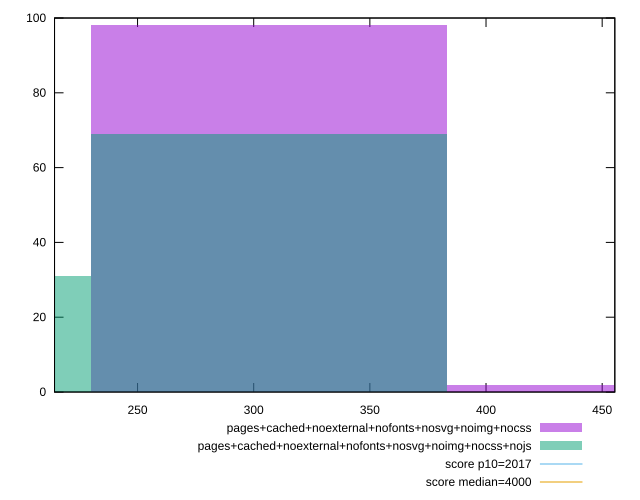

The script that saved this image:
reset

$pagesCachedNoexternalNofontsNosvgNoimgNocss <<EOF
306.4085495303545 98
459.6128242955317 2
EOF

$pagesCachedNoexternalNofontsNosvgNoimgNocssNojs <<EOF
153.20427476517725 31
306.4085495303545 69
EOF

set key outside below
set boxwidth 153.20427476517725
set xrange [214.26399999999992:455.44399999999996]
set yrange [0:100]
set trange [0:100]
set style fill transparent solid 0.5 noborder

set parametric
set terminal svg size 640, 500 enhanced background rgb 'white'
set output "reprap/mainthread-work-breakdown/comparison/histogram/12_vs_13.svg"

plot $pagesCachedNoexternalNofontsNosvgNoimgNocss title "pages+cached+noexternal+nofonts+nosvg+noimg+nocss" with boxes, \
     $pagesCachedNoexternalNofontsNosvgNoimgNocssNojs title "pages+cached+noexternal+nofonts+nosvg+noimg+nocss+nojs" with boxes, \
     2017,t title "score p10=2017", \
     4000,t title "score median=4000"

reset
